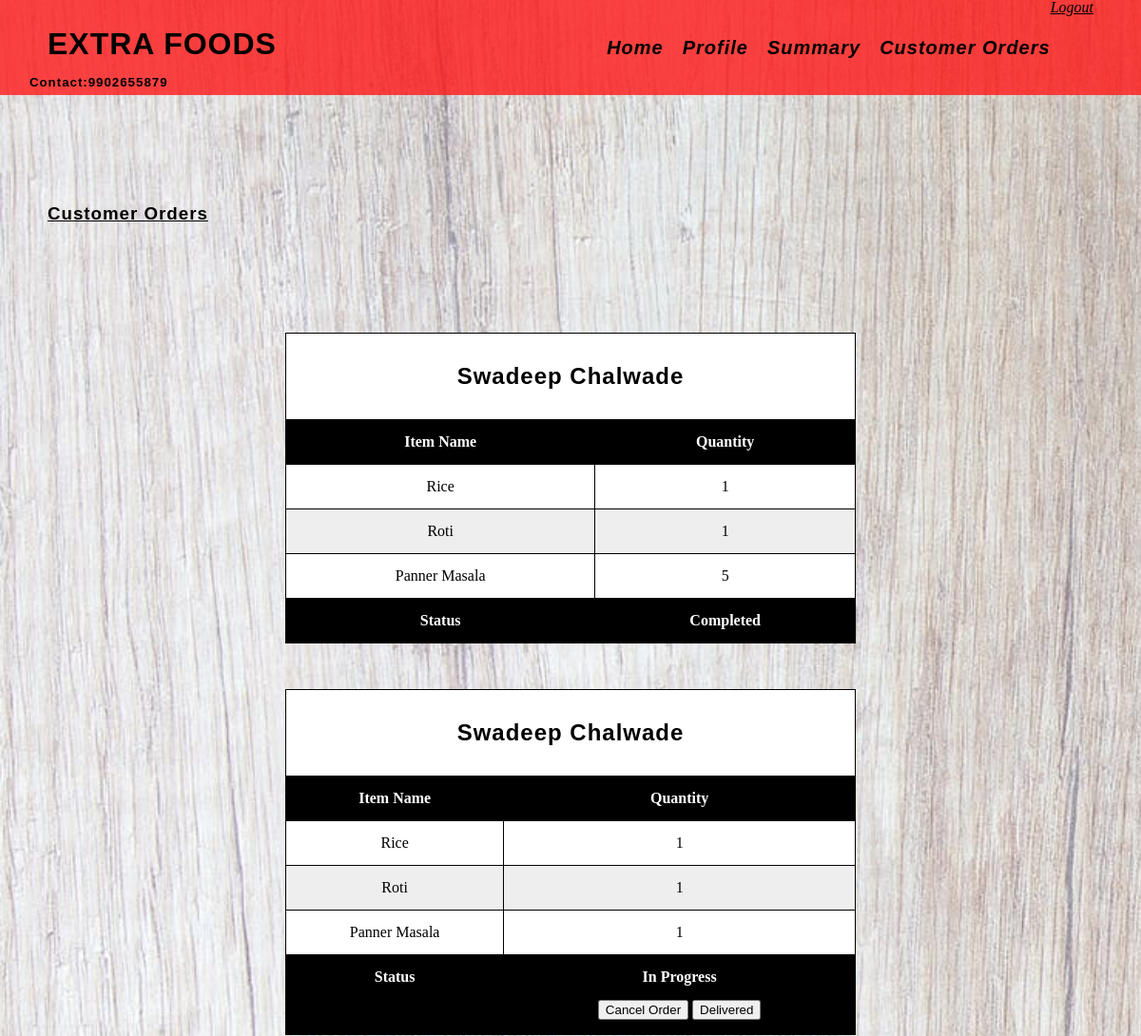
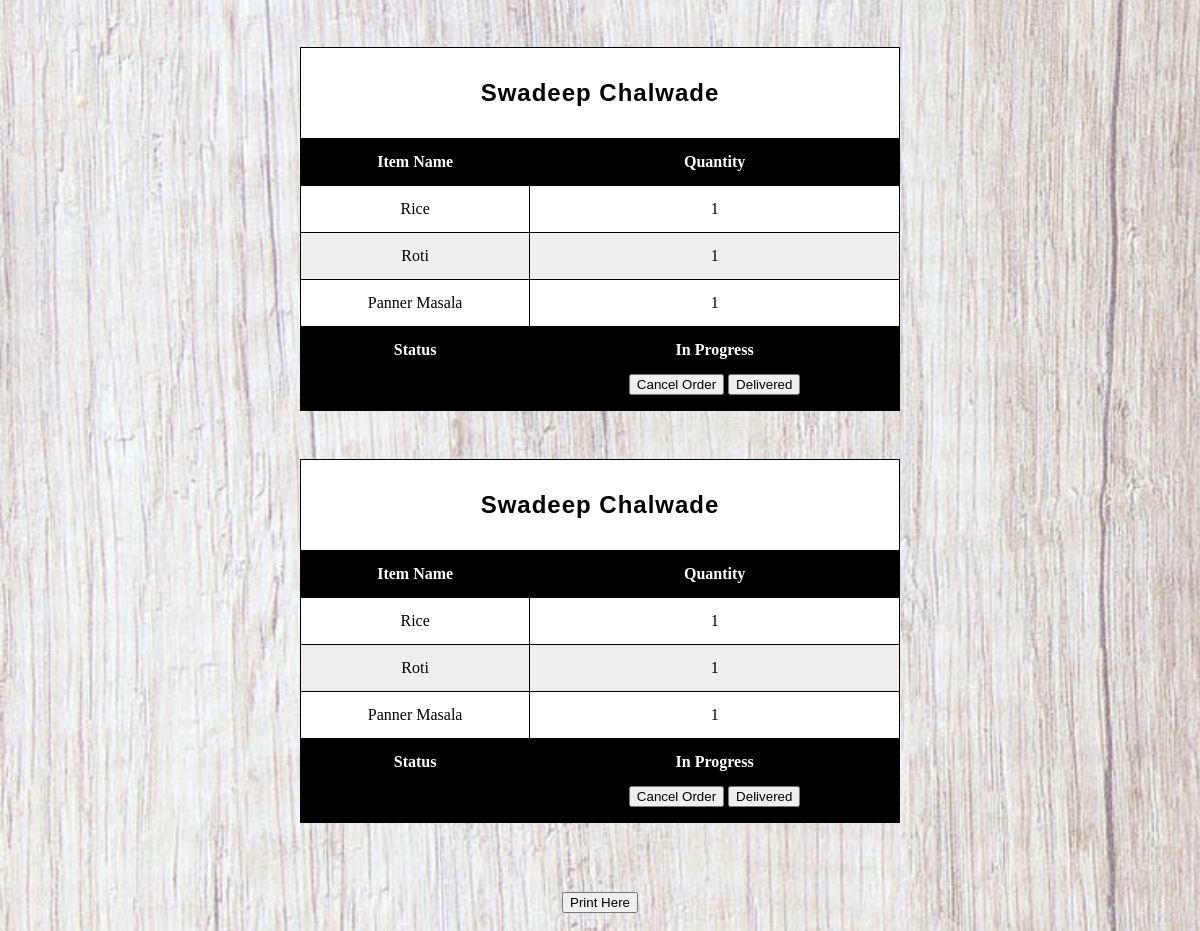
The app's page /dyour_order.php (signed in) with its own data (2 pictures, top to bottom).
### tables this page shows
CREATE TABLE `purchase_order` (
  `Purchase_id` int(10) NOT NULL,
  `Customer_id` int(11) NOT NULL,
  `Resto_id` int(11) NOT NULL,
  `Item_id` int(11) NOT NULL,
  `Purchase_quantity` int(11) NOT NULL,
  `Status` int(1) NOT NULL
);

CREATE TABLE `item` (
  `Resto_id` int(11) NOT NULL,
  `Item_id` int(11) NOT NULL,
  `Item_name` varchar(255) NOT NULL,
  `Item_quantity` double NOT NULL
);

### dyour_order.php (the view, shortened to what this page needs)
<!DOCTYPE html>
<html lang="en">
<head>
	<link rel="stylesheet" type="text/css" href="style/reset.css">
	<link rel="stylesheet" type="text/css" href="style/responsive.css">
</head>
<body>
<section class="">
		<?php
			include 'header2.php';
		?>
	</section>
	<section class="listings">
		<div class="wrapper">
				<h3 style="text-decoration: underline;">Customer Orders</h3>
</section>
<?php
								include 'connection.php';
								$cid=$_SESSION['cid'];
								$a=array();
								$i=0;
								$select = "SELECT Distinct Purchase_id as p from purchase_order where Resto_id='$cid'";
								$result = $conn->query($select);
								while($row = $result->fetch_assoc()){
									$iid=$row['p'];
									$i++;
									array_push($a,$iid);
								}
								while($i>0){
									$i--;
									$select = "SELECT Name from purchase_order p, customers c where p.Purchase_id='$a[$i]' and p.Customer_id=c.Customer_id";
									$result = $conn->query($select);
									while($row = $result->fetch_assoc()){
										$resto=$row['Name'];
									}
							?>
<table align="center">
						<tr>
							<td colspan="2" style="text-align:center"><b><h2><?php echo $resto ?><h2></b></td>
						</tr>
							<tr>
								<th>Item Name</th>
								<th>Quantity</th>
							</tr>
							<?php
								include 'connection.php';
								$select = "SELECT Item_name,Purchase_quantity,Status from purchase_order p,item i where p.Purchase_id='$a[$i]' and p.Item_id=i.Item_id";
								$result = $conn->query($select);
								while($row = $result->fetch_assoc()){
									$x=$row['Status'];
							?>
							<tr>
								<td><?php echo $row['Item_name'] ?></td>
								<td><?php echo $row['Purchase_quantity'] ?></td>
							</tr>
							<?php
								}
							?>
<tr>
							<th> Status </th>
							<th style="text-align:center"><?php
							 if($x==0)
							 {
								echo "In Progress";
								?>
							<form method="post">
										<br>
										<input type="submit" name=<?php echo $a[$i] ?> value="Cancel Order">
										<input type="submit" name=<?php echo $a[$i]*-1 ?> value="Delivered">
							</form>
							<?php
							}
							else if($x==-1)
								echo "Cancelled";
							else
								echo "Completed";
							 ?></td>
						</th>
						</table>
						<br><br><br>
						<?php
								}
						?>
					<h2 align="center"><input type="submit" onclick="window.print()" align="center" value="Print Here" /></h2>

### style/responsive.css (style rules this page uses)
body { background-image: url("bg4.jpg"); background-repeat: no-repeat; background-size: cover; }
.wrapper { max-width: 1100px; margin: 0 auto; position: relative; }
h1, h2, h3, h4, h5 ,h6 { color: #000000; font-family: "lato-regular", Helvetica, Arial, sans-serif; letter-spacing: 1px; }
h2 { font-size: 1.5em; margin: .75em 0 }
h3 { font-size: 1.17em; margin: .83em 0 }
h1, h2, h3, h4, h5, h6 { font-weight: bolder }
.listings { padding: 100px 0; }

### dyour_order.php (style rules this page uses)
table, th, td,tr { padding: 15px; border: 1px solid black; text-align:center; }
table { width:50%; margin-left:25%; margin-right:25%; }
tr:nth-child(even) { background-color: #eee; }
tr:nth-child(odd) { background-color: #fff; }
th { background-color: black; color: white; }

### records on screen
purchase_order: Item.Item_name "Rice", Purchase_quantity "1"
purchase_order: Item.Item_name "Roti", Purchase_quantity "1"
purchase_order: Item.Item_name "Panner Masala", Purchase_quantity "5"
purchase_order: Item.Item_name "Rice", Purchase_quantity "1"
purchase_order: Item.Item_name "Roti", Purchase_quantity "1"
purchase_order: Item.Item_name "Panner Masala", Purchase_quantity "1"
purchase_order: Item.Item_name "Rice", Purchase_quantity "1"
purchase_order: Item.Item_name "Roti", Purchase_quantity "1"
purchase_order: Item.Item_name "Panner Masala", Purchase_quantity "1"
purchase_order: Item.Item_name "Rice", Purchase_quantity "1"
purchase_order: Item.Item_name "Roti", Purchase_quantity "1"
purchase_order: Item.Item_name "Panner Masala", Purchase_quantity "1"

### other values on screen
$resto "Swadeep Chalwade"
